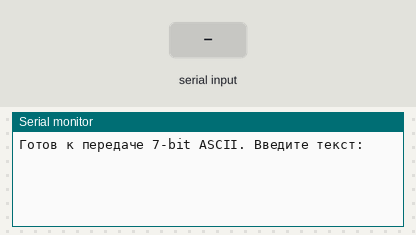
Recording of a sketch running on a simulated Arduino Uno, built with avr-gcc and run on an emulated ATmega328P. Parts: the last lines printed to the serial monitor. Inputs (shaded band) come from the test bench.

Above: at 1.2 s.
1.3 s: "1\n" received over Serial
At 2.4 s:
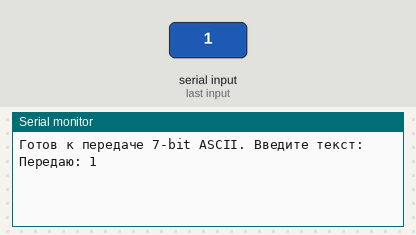
2.8 s: "0\n" received over Serial
At 5.5 s:
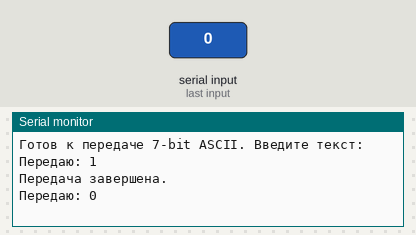
5.8 s: "2\n" received over Serial
At 9.2 s:
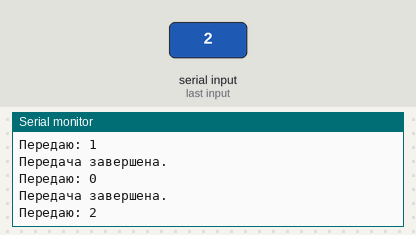

Measured:
- after the input at 1.3 s, the serial monitor: prints a new line at once (image 1)
- after the input at 2.8 s, the serial monitor: prints a new line after 2.1 s (image 2)
- after the input at 5.8 s, the serial monitor: prints a new line after 2.6 s (image 3)

The sketch:

otdacha.ino
```cpp
const int lcdPin1 = 9;
const int lcdPin2 = 10;

// Настройки оптической передачи
float baudRate = 2.0;               // Частота 2 Гц (2 бита в секунду)
long bitDuration = 1000 / baudRate; // 500 мс на один бит

// Безопасная частота переменного тока для ЖК (50 Гц)
const int acFrequency = 50;
const int acDelay = 1000 / (2 * acFrequency);

// C-массив для хранения входящей строки
char messageBuffer[128];
int messageLength = 0;

// Переменные состояния передачи
int currentCharIndex = 0;
int currentBitIndex = 6; // 7-bit ASCII читаем с 6-го по 0-й бит
bool isTransmitting = false;
bool isDark = false;

unsigned long previousBitMillis = 0;

void setup() {
  pinMode(lcdPin1, OUTPUT);
  pinMode(lcdPin2, OUTPUT);
  Serial.begin(9600);
  Serial.println("Готов к передаче 7-bit ASCII. Введите текст:");
}

void loop() {
  // 1. Чтение данных из консоли в массив
  if (Serial.available() > 0 && !isTransmitting) {
    // Читаем строку до символа переноса
    messageLength = Serial.readBytesUntil('\n', messageBuffer, 127);
    messageBuffer[messageLength] = '\0'; // Завершаем строку

    if (messageLength > 0) {
      Serial.print("Передаю: ");
      Serial.println(messageBuffer);

      isTransmitting = true;
      currentCharIndex = 0;
      currentBitIndex = 6;
      previousBitMillis = millis();
    }
  }

  unsigned long currentMillis = millis();

  // 2. Логика побитовой передачи
  if (isTransmitting) {
    if (currentMillis - previousBitMillis >= bitDuration) {
      previousBitMillis = currentMillis;
      currentBitIndex--; // Переходим к следующему биту

      if (currentBitIndex < 0) {
        currentBitIndex = 6; // Сбрасываем индекс бита для новой буквы
        currentCharIndex++;  // Переходим к следующей букве

        if (currentCharIndex >= messageLength) {
          isTransmitting = false; // Сообщение закончилось
          isDark = false;         // Очищаем экран
          Serial.println("Передача завершена.");
        }
      }
    }

    if (isTransmitting) {
      // Извлекаем текущий бит с помощью побитового сдвига
      char currentChar = messageBuffer[currentCharIndex];
      int bitValue = (currentChar >> currentBitIndex) & 0x01;

      isDark = (bitValue == 1);
    }
  }

  // 3. Аппаратное управление экраном (с сохранением AC-сигнала)
  if (isDark) {
    digitalWrite(lcdPin1, HIGH);
    digitalWrite(lcdPin2, LOW);
    delay(acDelay);

    digitalWrite(lcdPin1, LOW);
    digitalWrite(lcdPin2, HIGH);
    delay(acDelay);
  } else {
    digitalWrite(lcdPin1, LOW);
    digitalWrite(lcdPin2, LOW);
    delay(acDelay * 2);
  }
}
```
